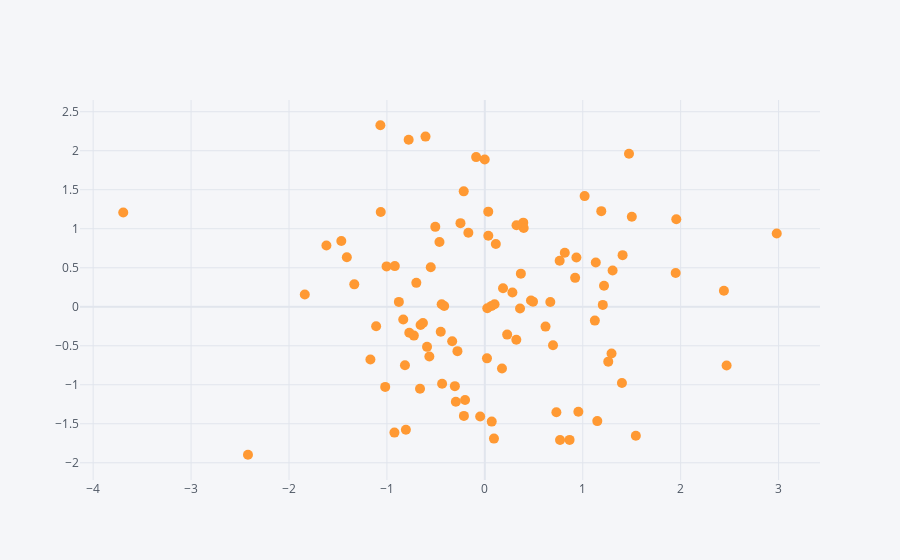

This figure's notebook cell:
### Code cell
#df.iplot(kind='scatter',x='A',y='B',mode='markers',size=10)
cf.go_offline()
df.iplot(kind='scatter',x='A',y='B',mode='markers',size=10)
